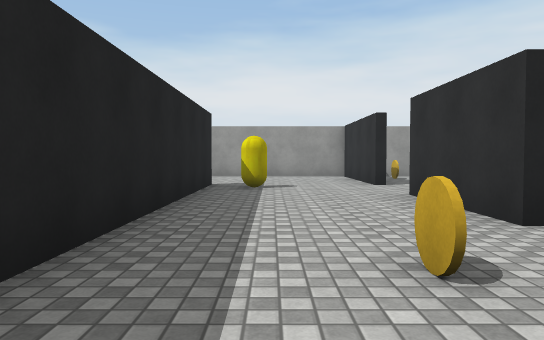
view 1 (above)

13 first-person views from a walk through a 3-D level made in the Unity game engine. The camera is 1.2 m above the floor, tilts 2° down and sees 70° across. The floor is counted in squares, 2 m on a side. Each view is taken from the middle of a square. On the plan, view 1 faces up. The plan holds only what a view shows up to about 11 squares ahead; the rest is blank. The player character is not drawn. Surface patterns are stand-ins for the level's own textures.

view 2
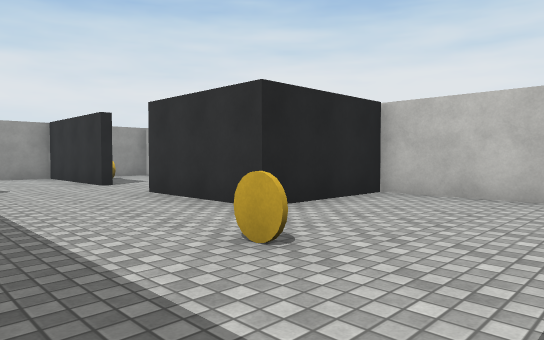

view 3
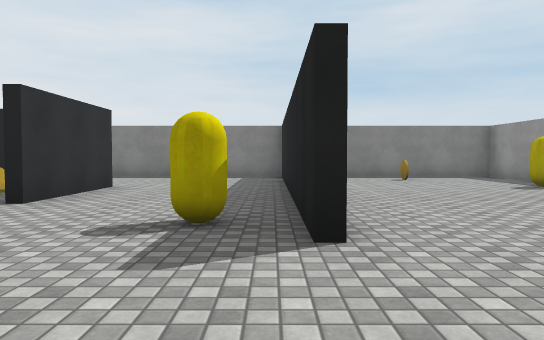

view 4
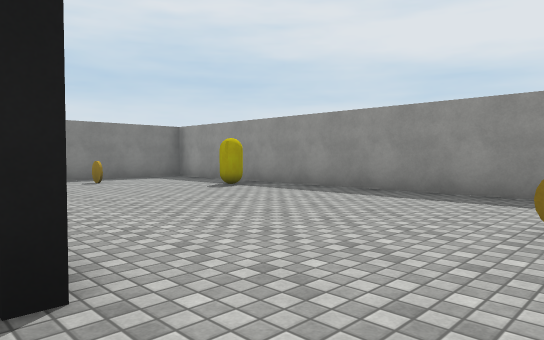

view 5
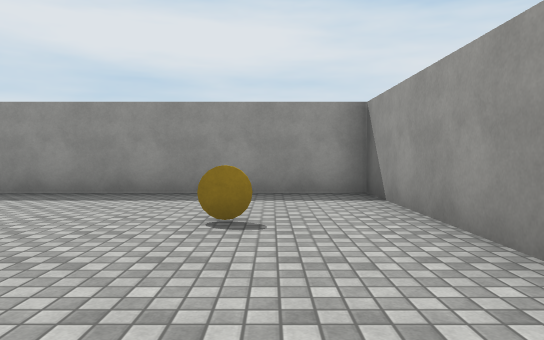

view 6
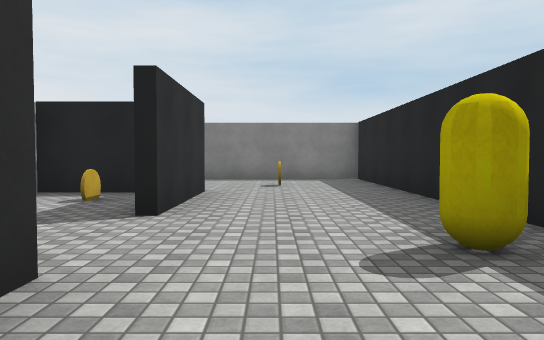

view 7
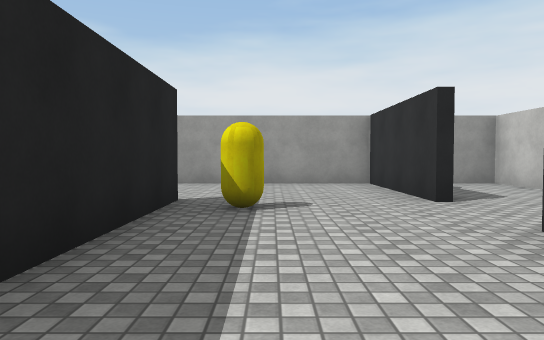

view 8
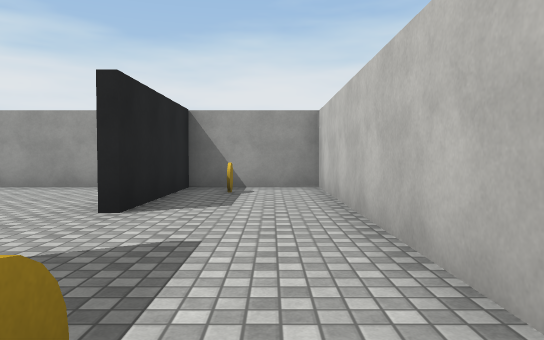

view 9
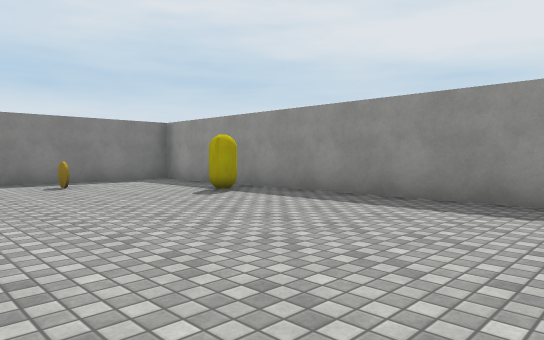

view 10
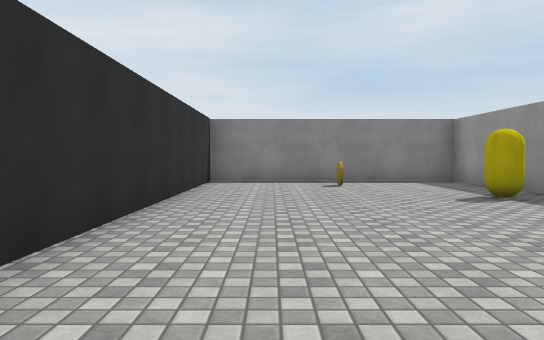

view 11
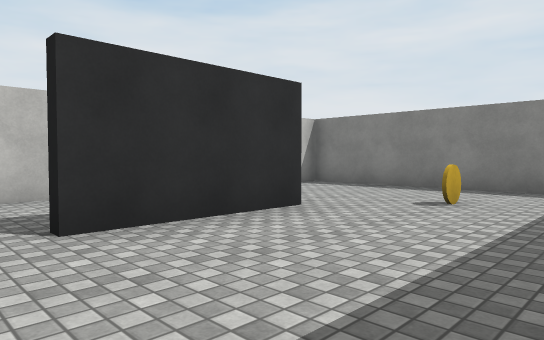

view 12
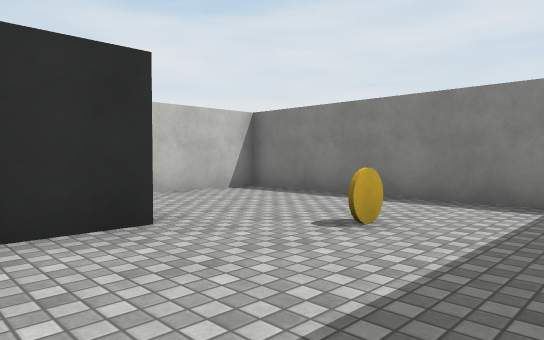

view 13
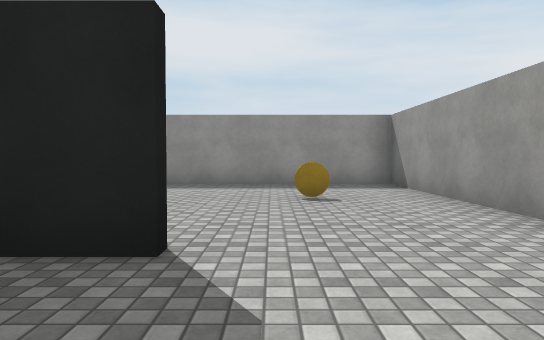

### Floor plan
Points are (right, up) in squares from view 1. A wall is a line through its corners. A room is listed if a view was taken in it or the views show most of it. See-through windows are left out.
Room 1 (views 1, 2, 3, 4, 5, 6, 7, 9, 10, 11, 12, 13)
walls: (-1.3, 8.4) (-1.3, -0.4) (4.9, -0.4) (4.9, 3.3) (2.2, 3.3) (2.2, 6.1); (2.2, 8) (2.2, 11.6) (-7.4, 11.6) (-7.4, -0.4) (-1.5, -0.4) (-1.5, 7)
ways out: opening at (2, 7.5) to room 2
objects: other object (-6, 3); other object (-5, 10); other object (-4, 1); other object (0, 8); other object (1, 2)
Room 2 (view 8)
walls: (4.9, 5.2) (4.9, 11.6) (2.4, 11.6) (2.4, 8); (3.2, 3.6) (5, 3.6)
ways out: opening at (2, 7.5) to room 1
objects: other object (3, 5); other object (3, 10)

Where each view was taken, in squares from view 1:
view 1: 0 up, 0 right, facing up
view 2: 0 up, 1 left, facing up-right
view 3: 11 up, 1 left, facing down
view 4: 10 up, 1 left, facing down-left
view 5: 10 up, 1 left, facing left
view 6: 10 up, 1 right, facing down
view 7: 3 up, 0 right, facing up
view 8: 4 up, 4 right, facing up
view 9: 9 up, 2 left, facing down-left
view 10: 9 up, 3 left, facing down
view 11: 7 up, 1 left, facing down-right
view 12: 5 up, 1 left, facing down-right
view 13: 9 up, 1 right, facing left
